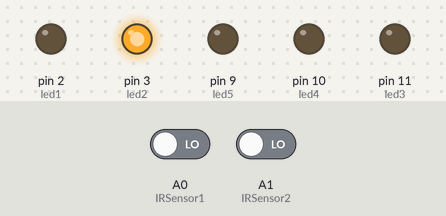
Bench run of a sketch on a simulated Arduino Uno, built with avr-gcc and run on an emulated ATmega328P. Parts: output pins drawn as LEDs (lit = HIGH). Inputs (shaded band) come from the test bench; at power-on: A0 (IRSensor1) LOW, A1 (IRSensor2) LOW. Random numbers use the default seed unless the sketch sets one.

Above: at 4.2 s.
4.3 s: A0 (IRSensor1) driven HIGH
At 4.8 s:
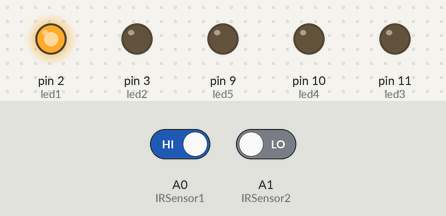
5.8 s: A0 (IRSensor1) driven LOW
Timing chart, 0 to 61.3 s (numbered marks = the images above; inputs shaded):
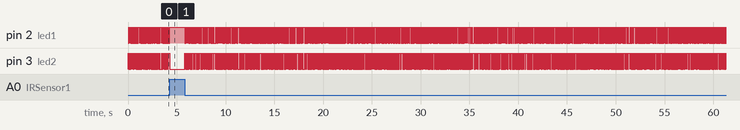

The sketch:

eTrainer_beta.ino
```cpp
//This code is written by Vivek konjengbam
int IRselect;
int IRSensor1 = A0;
int IRSensor2 = A1;
int IRSensor3 = A2;
int IRSensor4 = A3;
int IRSensor5 = A4;
int led1 = 2;
int led2 = 3;
int led3 = 11;
int led4 = 10;
int led5 = 9;

void setup() {
  pinMode (IRSensor1,INPUT);
  pinMode (IRSensor2,INPUT);
  pinMode (IRSensor3,INPUT);
  pinMode (IRSensor4,INPUT);
  pinMode (IRSensor5,INPUT);
  pinMode (led1,OUTPUT);
  pinMode (led2,OUTPUT);
  pinMode (led3,OUTPUT);
  pinMode (led4,OUTPUT);
  pinMode (led5,OUTPUT);
}

void loop() {
int IRselect = random(2);
switch(IRselect)
{
  case 0:
  digitalWrite(led1,HIGH);
  delay(20);
  while(digitalRead(IRSensor1) ==1)
  {delay(20);}
  digitalWrite(led1,LOW);
  break;
  case 1:
  digitalWrite(led2,HIGH);
  delay(20);
  while(digitalRead(IRSensor2) ==1)
  {delay(20);}
  digitalWrite(led2,LOW);
  break;
  case 2:
  digitalWrite(led3  ,HIGH);
  delay(20);
  while(digitalRead(IRSensor3) ==1)
  {delay(20);}
  digitalWrite(led3,LOW);
  break;
  case 3:
  digitalWrite(led4,HIGH);
  delay(20);
  while(digitalRead(IRSensor4) ==1)
  {delay(20);}
  digitalWrite(led4,LOW);
  break;
  case 4:
  digitalWrite(led5,HIGH);
  delay(20);
  while(digitalRead(IRSensor5) ==1)
  {delay(20);}
  digitalWrite(led5,LOW);
  break;
  default:
  delay(20);
  break;
  }
}
```
